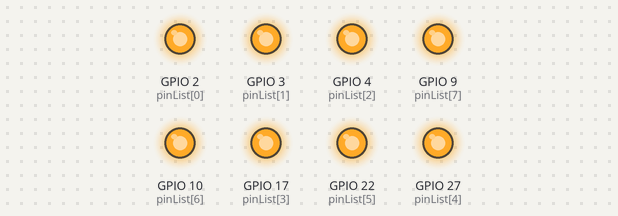
Bench run of a program on a simulated Raspberry Pi (BCM pin numbers). Parts: output pins drawn as LEDs (lit = HIGH).

Above: at 0.8 s.
At 1.7 s:
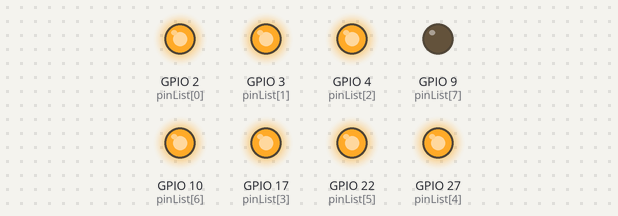
At 2.5 s:
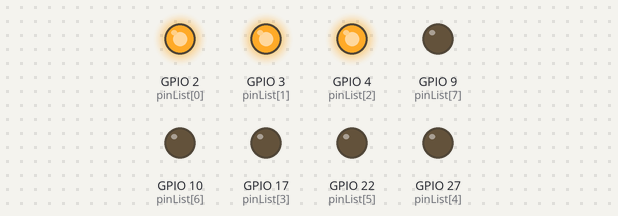
At 3.3 s:
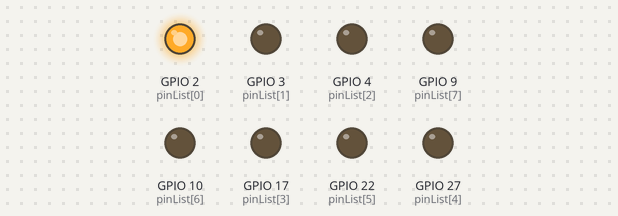
At 4.1 s:
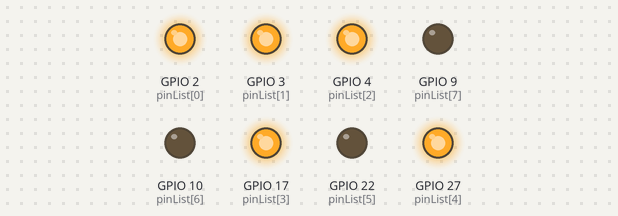
At 7.1 s:
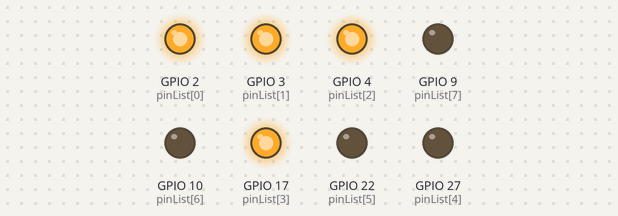
Timing chart, 0 to 7.4 s (numbered marks = the images above):
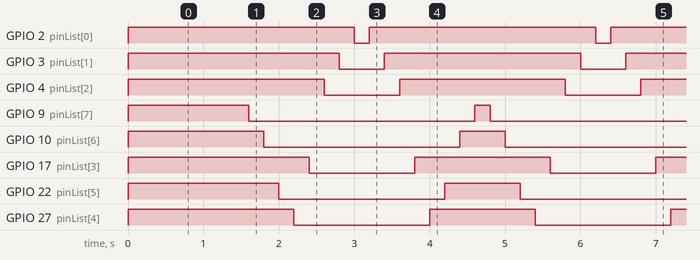

Measured:
- by itself, GPIO 2 (pinList[0]): alternates HIGH for 3.0 s and LOW for 0.20 s
- by itself, GPIO 3 (pinList[1]): alternates HIGH for 2.6 s and LOW for 0.60 s
- by itself, GPIO 4 (pinList[2]): alternates HIGH for 2.2 s and LOW for 1.0 s
- by itself, GPIO 9 (pinList[7]): alternates HIGH for 0.20 s and LOW for 3.0 s
- by itself, GPIO 10 (pinList[6]): alternates HIGH for 0.60 s and LOW for 2.6 s
- by itself, GPIO 17 (pinList[3]): alternates HIGH for 1.8 s and LOW for 1.4 s
- by itself, GPIO 22 (pinList[5]): alternates HIGH for 1.0 s and LOW for 2.2 s
- by itself, GPIO 27 (pinList[4]): alternates HIGH for 1.4 s and LOW for 1.8 s

The program:

lights3.py
```python
#!/usr/bin/python

'''Raspberry Pi relay test script 3
Find more information on this script at
http://youtu.be/oaf_zQcrg7g
Original script: http://lpaste.net/raw/104491'''

import RPi.GPIO as GPIO
import time

GPIO.setmode(GPIO.BCM)

# init list with pin numbers
pinList = [2, 3, 4, 17, 27, 22, 10, 9]

# loop through pins and set mode and state to 'low'
for i in pinList:
    GPIO.setup(i, GPIO.OUT)
    GPIO.output(i, GPIO.HIGH)

# time to sleep between operations in the main loop
SleepTime = 0.2

# main loop

try:
    while True:
        for i in pinList:
            GPIO.output(i, GPIO.HIGH)
            time.sleep(SleepTime);

        pinList.reverse()

        for i in pinList:
            GPIO.output(i, GPIO.LOW)
            time.sleep(SleepTime);

        pinList.reverse()

# End program cleanly with keyboard
except KeyboardInterrupt:
    print "  Quit"

    # Reset GPIO settings
    GPIO.cleanup()
```
